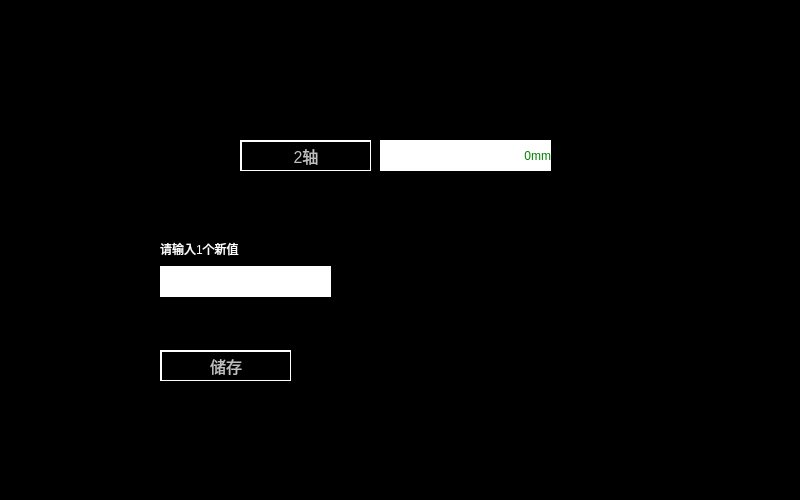
<?xml version="1.0" encoding="UTF-8"?>
<ui version="4.0">
 <class>Main_Wheel</class>
 <widget class="QWidget" name="Main_Wheel">
  <property name="geometry">
   <rect>
    <x>0</x>
    <y>0</y>
    <width>800</width>
    <height>500</height>
   </rect>
  </property>
  <property name="windowTitle">
   <string>Form</string>
  </property>
  <property name="styleSheet">
   <string notr="true">QWidget
{
	background-color: black;
}
QPushButton
{
font: 16px;color: rgb(192,192,192);background-color: rgb(0, 0, 0);border: 1px solid white;border-top: 2px solid white;border-left: 2px solid white;
}
QLabel
{
color:rgb(255,255,255);
}
</string>
  </property>
  <widget class="QLabel" name="label">
   <property name="geometry">
    <rect>
     <x>160</x>
     <y>240</y>
     <width>141</width>
     <height>17</height>
    </rect>
   </property>
   <property name="text">
    <string>请输入1个新值</string>
   </property>
   <property name="alignment">
    <set>Qt::AlignLeading|Qt::AlignLeft|Qt::AlignVCenter</set>
   </property>
  </widget>
  <widget class="QPushButton" name="PB_store">
   <property name="geometry">
    <rect>
     <x>160</x>
     <y>350</y>
     <width>131</width>
     <height>31</height>
    </rect>
   </property>
   <property name="styleSheet">
    <string notr="true"/>
   </property>
   <property name="text">
    <string>储存</string>
   </property>
  </widget>
  <widget class="QLabel" name="lbl_input_value">
   <property name="geometry">
    <rect>
     <x>160</x>
     <y>266</y>
     <width>171</width>
     <height>31</height>
    </rect>
   </property>
   <property name="styleSheet">
    <string notr="true">background-color: rgb(255, 255, 255);
color: rgb(0, 0, 0);</string>
   </property>
   <property name="text">
    <string/>
   </property>
  </widget>
  <widget class="QLabel" name="label_9">
   <property name="geometry">
    <rect>
     <x>380</x>
     <y>140</y>
     <width>171</width>
     <height>31</height>
    </rect>
   </property>
   <property name="styleSheet">
    <string notr="true">background-color: rgb(255, 255, 255);
color:green;</string>
   </property>
   <property name="text">
    <string>0mm</string>
   </property>
   <property name="alignment">
    <set>Qt::AlignRight|Qt::AlignTrailing|Qt::AlignVCenter</set>
   </property>
  </widget>
  <widget class="QPushButton" name="pushButton_5">
   <property name="geometry">
    <rect>
     <x>240</x>
     <y>140</y>
     <width>131</width>
     <height>31</height>
    </rect>
   </property>
   <property name="styleSheet">
    <string notr="true"/>
   </property>
   <property name="text">
    <string>2轴</string>
   </property>
  </widget>
 </widget>
 <resources/>
 <connections/>
</ui>
